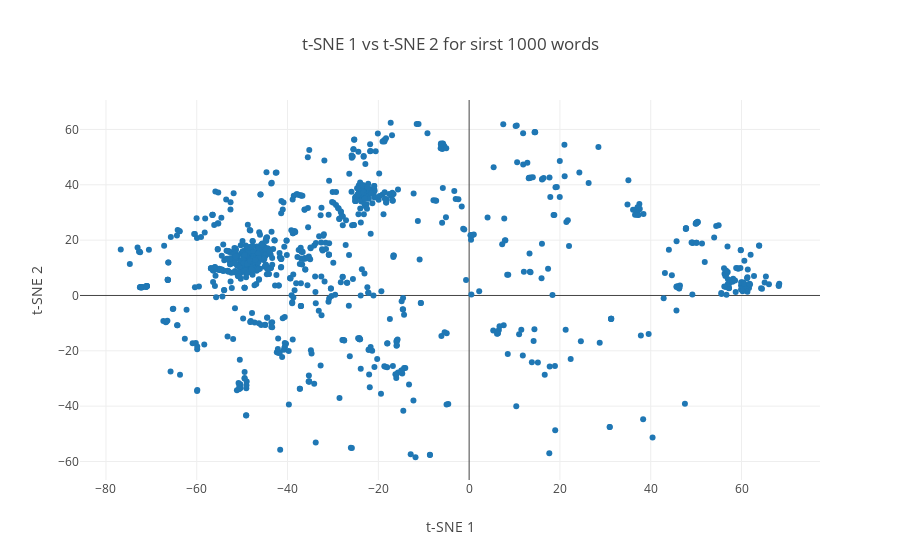

The notebook cell saved with this chart:
### Code cell
number_of_words = 1000
trace = go.Scatter(
    x = X_embedded[0:number_of_words,0], 
    y = X_embedded[0:number_of_words, 1],
    mode = 'markers',
    text= word_list[0:number_of_words]
)

layout = dict(title= 't-SNE 1 vs t-SNE 2 for sirst 1000 words ',
              yaxis = dict(title='t-SNE 2'),
              xaxis = dict(title='t-SNE 1'),
              hovermode= 'closest')

fig = dict(data = [trace], layout= layout)
py.iplot(fig)

### Figure 1 — Plotly figure (JSON) as saved in the notebook; plotly's stock layout.template omitted (floating-point values rounded to 4 significant figures; data arrays with more than 128 entries replaced by an {"elided": "..."} marker saying what was removed)
{"data": [{"mode": "markers", "text": {"elided": "1000 str values"}, "type": "scatter", "x": {"elided": "1000 float values"}, "y": {"elided": "1000 float values"}}], "layout": {"hovermode": "closest", "title": "t-SNE 1 vs t-SNE 2 for sirst 1000 words ", "xaxis": {"title": "t-SNE 1"}, "yaxis": {"title": "t-SNE 2"}}}
